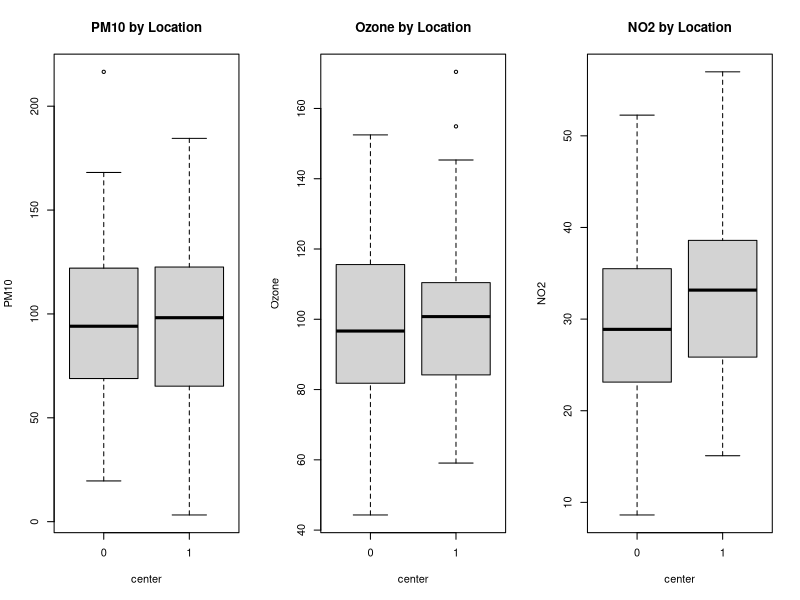
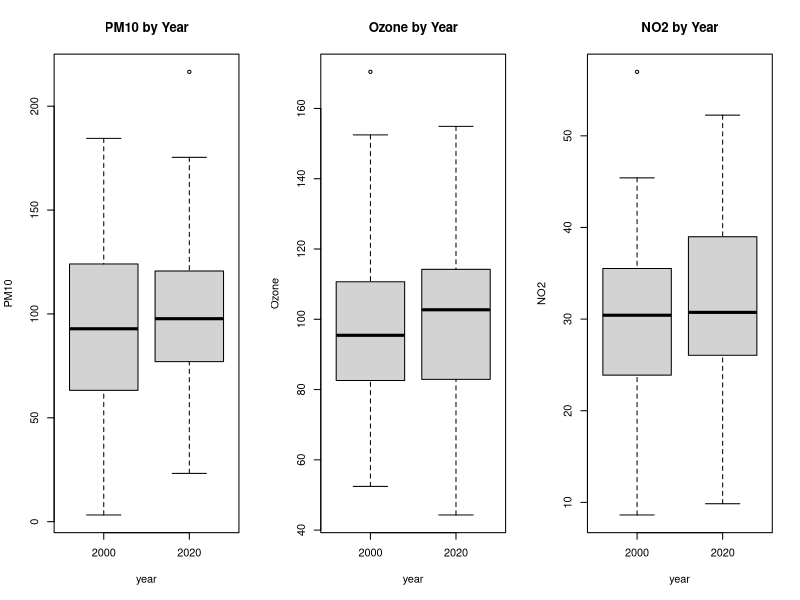

These charts were generated, in order, by the following R code:
# Read the data
data <- read.csv("pollutants_22.csv")

# boxplots location
par(mfrow=c(1,3))
boxplot(PM10 ~ center, data=data, main="PM10 by Location")
boxplot(Ozone ~ center, data=data, main="Ozone by Location")
boxplot(NO2 ~ center, data=data, main="NO2 by Location")

# boxplots year
par(mfrow=c(1,3))
boxplot(PM10 ~ year, data=data, main="PM10 by Year")
boxplot(Ozone ~ year, data=data, main="Ozone by Year")
boxplot(NO2 ~ year, data=data, main="NO2 by Year")

# confidence intervals location
t.test(PM10 ~ center, data=data)$conf.int
t.test(Ozone ~ center, data=data)$conf.int
t.test(NO2 ~ center, data=data)$conf.int

# confidence intervals year
t.test(PM10 ~ year, data=data)$conf.int
t.test(Ozone ~ year, data=data)$conf.int
t.test(NO2 ~ year, data=data)$conf.int

